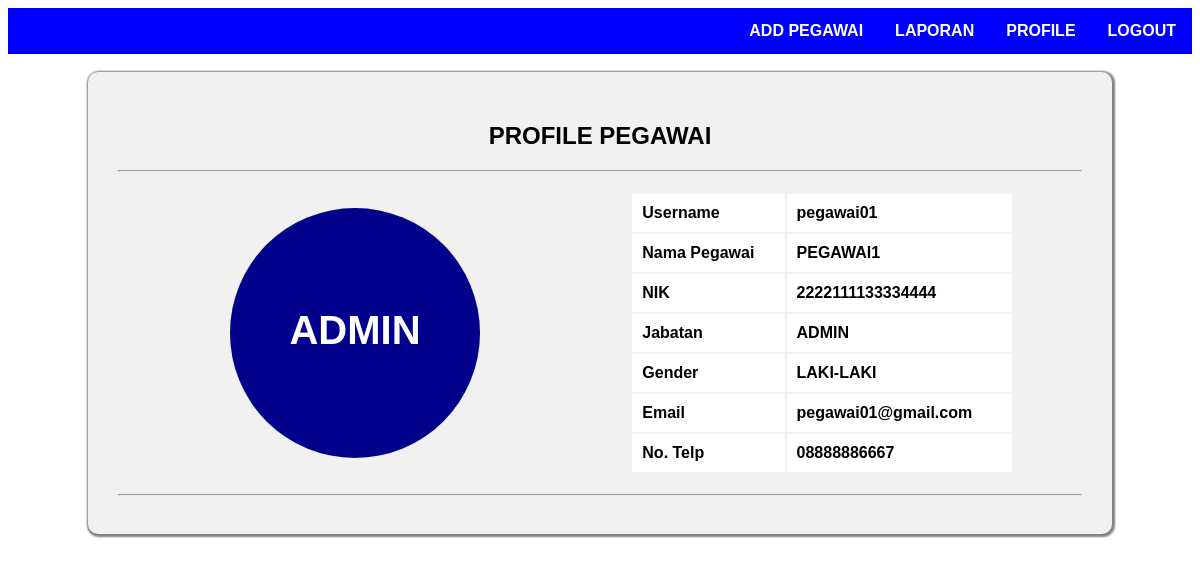
The app's page /about-admin.php (signed in) with its own data.
### tables this page shows
CREATE TABLE `pegawai` (
  `idPegawai` int(11) NOT NULL,
  `username` varchar(40) DEFAULT NULL,
  `password` varchar(30) DEFAULT NULL,
  `nikPegawai` varchar(16) DEFAULT NULL,
  `namaPegawai` varchar(100) DEFAULT NULL,
  `posisiPegawai` varchar(30) DEFAULT NULL,
  `jabatanPegawai` varchar(100) DEFAULT NULL,
  `gender` varchar(10) DEFAULT NULL,
  `email` varchar(50) DEFAULT NULL,
  `notelp` varchar(15) DEFAULT NULL,
  `foto` varchar(255) DEFAULT NULL
);

### about-admin.php (the view, shortened to what this page needs)
<!DOCTYPE html>
<html>
<head>
</head>
	<?php
	include 'koneksi.php';
	$query = mysqli_query($db, "SELECT * FROM pegawai WHERE username='$_SESSION[username]'");
	$row=mysqli_fetch_array($query);
	?>
<body>
	<nav>
		<?php
								if($row['posisiPegawai']=='ADMIN'){
									echo "<a href='globalPage.php'><b>LOGOUT</b></a>
											<a href='about-admin.php'><b>PROFILE</b></a>
											<a href='laporan.php'><b>LAPORAN</b></a>
											<a href='add_edit.php'><b>ADD PEGAWAI</b></a>";
								}else if ($row['posisiPegawai']=='KARYAWAN') {
									echo "<a href='globalPage.php'><b>LOGOUT</b></a>
											<a href='about-admin.php'><b>PROFILE</b></a>
											<a href='absensiKaryawan.php'><b>ABSEN</b></a>";
								}
							 ?>
	</nav><br>
	<div class="profile-box">
		<h2 align="center">PROFILE PEGAWAI</h2>
		<hr>
			<table>
				<tr>
					<td width="20%">
						<div class="circle">
							<?php
								if($row['posisiPegawai']=='ADMIN'){
									echo "ADMIN";
								}else if ($row['posisiPegawai']=='KARYAWAN') {
									echo "KARYAWAN";
								}
							 ?>
						</div>
					</td>
					<td width="60%">
						<table class="table-prof">
							<tr>
								<td>Username </td>
							<td><?php  echo $row['username'];?></td>
							</tr>
							<tr>
								<td>Nama Pegawai</td>
								<td><?php echo $row['namaPegawai']; ?></td>
							</tr>
							<tr>
								<td>NIK</td>
								<td><?php echo $row['nikPegawai']; ?></td>
							</tr>
							<tr>
								<td>Jabatan</td>
								<td><?php echo $row['jabatanPegawai']; ?></td>
							</tr>
							<tr>
								<td>Gender</td>
								<td><?php echo $row['gender']; ?></td>
							</tr>
							<tr>
								<td>Email</td>
								<td><?php echo $row['email']; ?></td>
							</tr>
							<tr>
								<td>No. Telp</td>
								<td><?php echo $row['notelp']; ?></td>
							</tr>
						</table>
					</td>
				</tr>
			</table>
			<hr>
	</div>
</body>
</html>

### records on screen
pegawai: username "pegawai01", namaPegawai "PEGAWAI1", nikPegawai "2222111133334444", jabatanPegawai "ADMIN", gender "LAKI-LAKI", email "pegawai01@gmail.com", notelp "08888886667"
